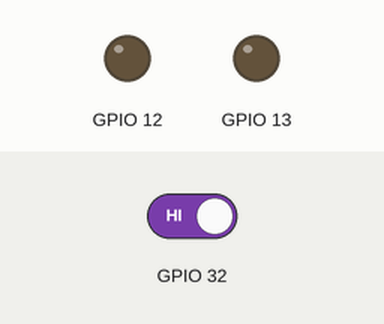
Recording of a sketch running on a simulated ESP32. Parts: output pins drawn as LEDs (lit = HIGH). The test bench sets the inputs (shaded band); at power-on: GPIO 32 HIGH.

Above: at 2.8 s.
2.9 s: GPIO 32 driven LOW
At 3.9 s:
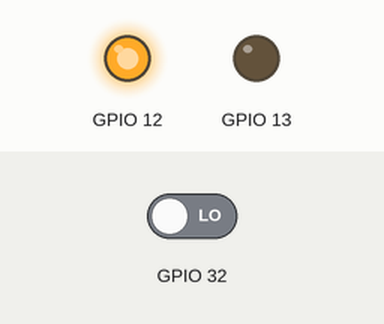
4.5 s: GPIO 32 driven HIGH
At 5.1 s:
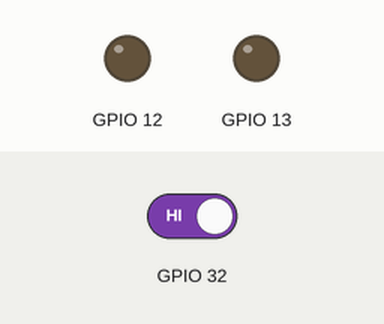
Timing chart, 0 to 7.5 s (numbered marks = the images above; inputs shaded):
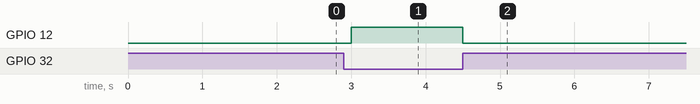

Measured:
- after the input at 2.9 s, GPIO 12: LOW → HIGH after 0.10 s
- after the input at 4.5 s, GPIO 12: HIGH → LOW at once

The sketch:

test_platform_niz.ino
```cpp
void setup() {
  // put your setup code here, to run once:
  pinMode(12, OUTPUT);
  pinMode(13, OUTPUT);
  pinMode(32, INPUT);
}

void go_down()//ВЕРНО
{
   while (digitalRead(32)!=1)//подъем вверх
  {
     digitalWrite(12, HIGH);
     digitalWrite(13, LOW);
     ////Serial.println(1);
     delay(50);
  }
  digitalWrite(13, LOW);
  digitalWrite(12, LOW);
}


void loop() {
  // put your main code here, to run repeatedly:

  go_down();
  delay(1000);
}
```
